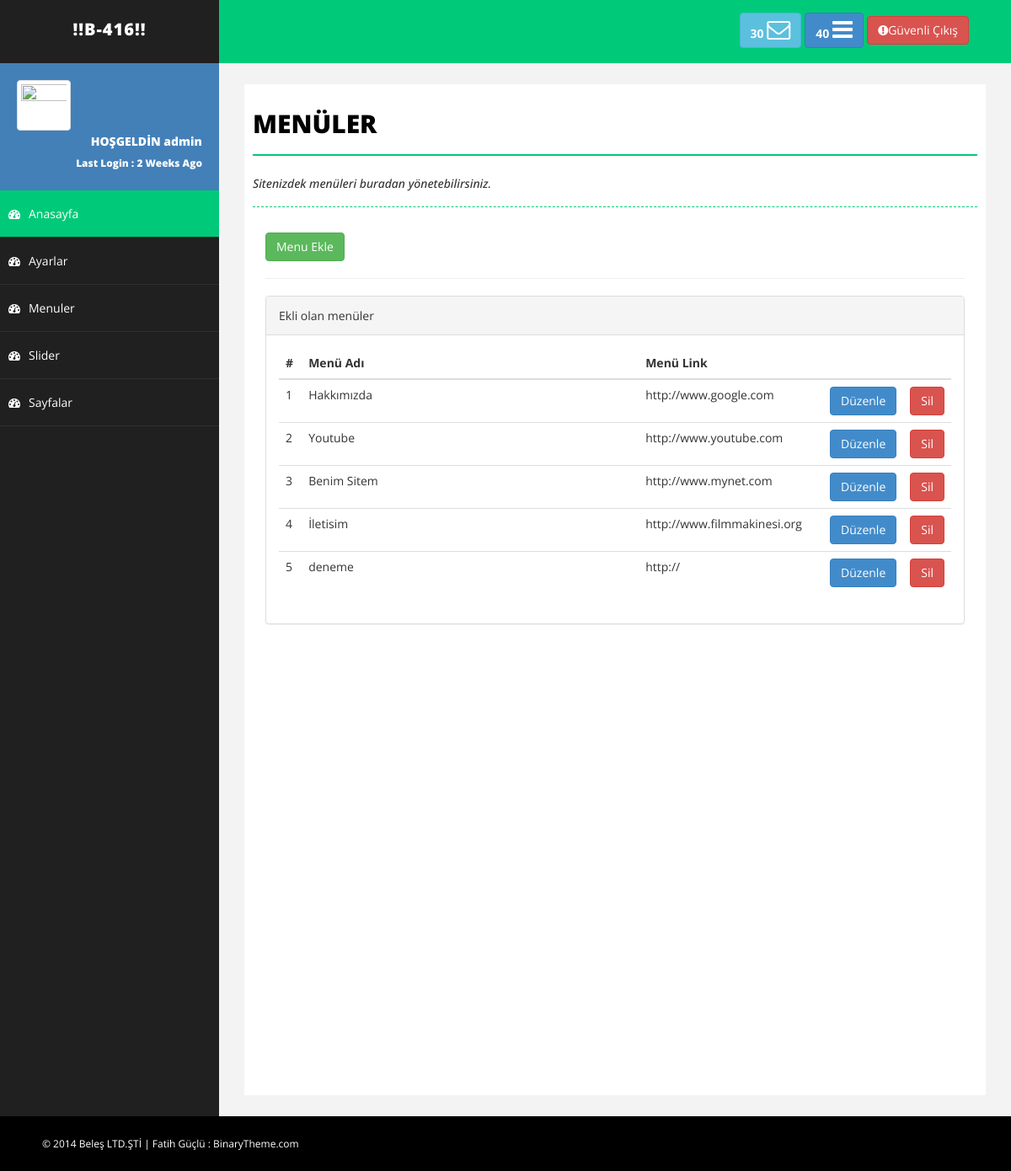
/admin/menuler.php (signed in), run on the app's committed database.
### tables this page shows
CREATE TABLE `menuler` (
  `menu_id` int(11) NOT NULL,
  `menu_ad` varchar(50) NOT NULL,
  `menu_link` varchar(500) NOT NULL,
  `menu_yedek` varchar(50) NOT NULL
);

### admin/menuler.php (the view, shortened to what this page needs)
<?php include 'header.php';
include 'sidebar.php';
?>
<div id="page-wrapper">
    <div id="page-inner">
        <div class="row">
            <div class="col-md-12">
                <h1 class="page-head-line">MENÜLER</h1>
                <h1 class="page-subhead-line">Sitenizdek menüleri buradan yönetebilirsiniz. </h1>
            </div>
        </div>
        <div class="col-md-12">
            <a href="menuekle.php"><button class="btn btn-success">Menu Ekle</button></a>
            <hr>
        </div>
        <div class="col-md-12">
         <div class="panel panel-default">
            <div class="panel-heading">
                Ekli olan menüler
            </div>
            <div class="panel-body">
                <div class="table-responsive">
                    <table class="table table-hover">
                        <thead>
                            <tr>
                                <th>#</th>
                                <th style="width:400px ">Menü Adı</th>
                                <th>Menü Link</th>
                                <th style="width: 20px"></th>
                                <th style="width: 20px"></th>
                            </tr>
                        </thead>
                        <tbody>
                         <?php $menusor=mysql_query("select * from menuler");
                         while ($menucek=mysql_fetch_assoc($menusor)){?>
                         <tr>
                            <td><?php echo $menucek['menu_id']; ?></td>
                            <td><?php echo $menucek['menu_ad']; ?></td>
                            <td><?php echo $menucek['menu_link']; ?></td>
                            <td><a href="menuduzenle.php?menu_id=<?php echo $menucek['menu_id']; ?>"><button class="btn btn-primary">Düzenle</button></a></td>
                            <td><a href="baglanti/islem.php?menu_id=<?php echo $menucek['menu_id']; ?>&menusil=ok"><button class="btn btn-danger">Sil</button></a></td>
                        </tr>
                        <?php } ?>
                    </tbody>
                </table>
            </div>
        </div>
    </div>
</div>
</div>
</div>
</div>
<?php include 'footer.php'; ?>

### admin/assets/css/basic.css (style rules this page uses)
body { font-family: 'Open Sans', sans-serif; line-height:25px; }
#page-wrapper { padding: 15px 15px; min-height: 600px; background: #F3F3F3; }
#page-inner { width: 100%; margin: 10px 20px 10px 0px; background-color: #fff!important; padding: 10px; min-height: 1200px; }
.page-head-line { font-size: 30px; text-transform: uppercase; color: #000; font-weight: 800; padding-bottom: 20px; border-bottom: 2px solid #00CA79; margin-bottom: 10px; }
.page-subhead-line { font-size: 14px; padding-top: 5px; padding-bottom: 20px; font-style:italic; margin-bottom:30px; border-bottom:1px dashed #00CA79; }
@media (min-width:768px) { #page-wrapper { margin: 0 0 0 260px; padding: 15px 30px; min-height: 1200px; } }

### data on the page
menuler: menu_id "1", menu_ad "Hakkımızda", menu_link "http://www.google.com"
menuler: menu_id "2", menu_ad "Youtube", menu_link "http://www.youtube.com"
menuler: menu_id "3", menu_ad "Benim Sitem", menu_link "http://www.mynet.com"
menuler: menu_id "4", menu_ad "İletisim", menu_link "http://www.filmmakinesi.org"
menuler: menu_id "5", menu_ad "deneme", menu_link "http://"

### other printed values
$_SESSION['admin_kadi'] "admin"
